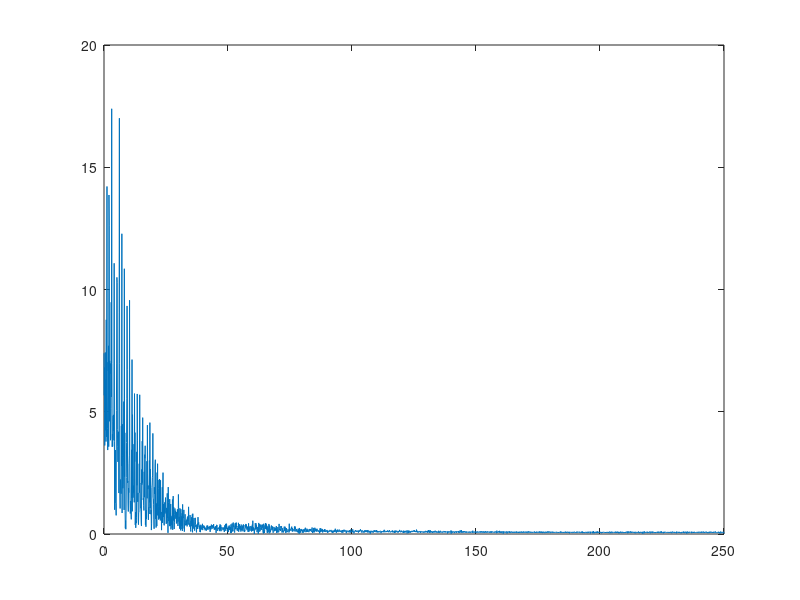

MATLAB code for this plot:
%Pre-processing

ecg = load('1002867.txt');

L = length(ecg);
fs = 500;
fn = 250;
t = (1:L);
Fv = linspace(0, 1, fix(L/2)+1)*fn;
Iv = 1:length(Fv);


%row, column
leadI = ecg((1:L),2);
leadII = ecg((1:L),3);
leadIII = ecg((1:L),4);

fleadI = fft(leadI)/L;

%plot(t,leadI);
plot(Fv, abs(fleadI(Iv))*2)

